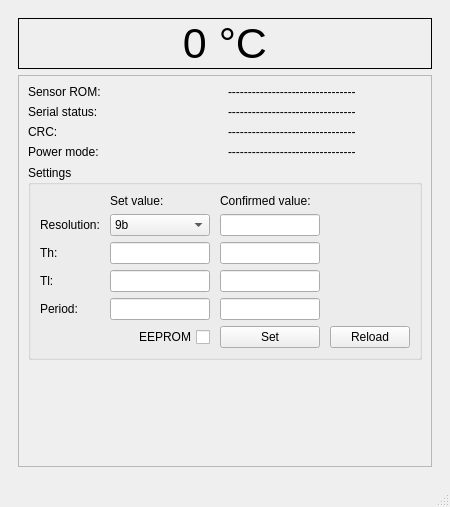
<?xml version="1.0" encoding="UTF-8"?>
<ui version="4.0">
 <class>MainWindow</class>
 <widget class="QMainWindow" name="MainWindow">
  <property name="geometry">
   <rect>
    <x>0</x>
    <y>0</y>
    <width>431</width>
    <height>507</height>
   </rect>
  </property>
  <property name="windowTitle">
   <string>MainWindow</string>
  </property>
  <widget class="QWidget" name="centralwidget">
   <layout class="QVBoxLayout" name="verticalLayout_2">
    <item>
     <widget class="QWidget" name="widget" native="true">
      <layout class="QVBoxLayout" name="verticalLayout">
       <item>
        <widget class="QLabel" name="lbl_temperature">
         <property name="maximumSize">
          <size>
           <width>16777215</width>
           <height>64</height>
          </size>
         </property>
         <property name="font">
          <font>
           <family>Segoe UI</family>
           <pointsize>32</pointsize>
           <weight>50</weight>
           <italic>false</italic>
           <bold>false</bold>
           <strikeout>false</strikeout>
           <kerning>true</kerning>
          </font>
         </property>
         <property name="frameShape">
          <enum>QFrame::Box</enum>
         </property>
         <property name="text">
          <string>0 °C</string>
         </property>
         <property name="alignment">
          <set>Qt::AlignCenter</set>
         </property>
        </widget>
       </item>
       <item>
        <widget class="QFrame" name="frame_2">
         <property name="frameShape">
          <enum>QFrame::StyledPanel</enum>
         </property>
         <property name="frameShadow">
          <enum>QFrame::Raised</enum>
         </property>
         <layout class="QGridLayout" name="gridLayout">
          <item row="2" column="0">
           <widget class="QLabel" name="label_3">
            <property name="text">
             <string>CRC:</string>
            </property>
           </widget>
          </item>
          <item row="1" column="1">
           <widget class="QLabel" name="lbl_serialStatus">
            <property name="text">
             <string>--------------------------------</string>
            </property>
            <property name="alignment">
             <set>Qt::AlignLeading|Qt::AlignLeft|Qt::AlignVCenter</set>
            </property>
           </widget>
          </item>
          <item row="5" column="0">
           <spacer name="verticalSpacer">
            <property name="orientation">
             <enum>Qt::Vertical</enum>
            </property>
            <property name="sizeHint" stdset="0">
             <size>
              <width>20</width>
              <height>40</height>
             </size>
            </property>
           </spacer>
          </item>
          <item row="0" column="0">
           <widget class="QLabel" name="label">
            <property name="text">
             <string>Sensor ROM:</string>
            </property>
           </widget>
          </item>
          <item row="1" column="0">
           <widget class="QLabel" name="label_2">
            <property name="text">
             <string>Serial status:</string>
            </property>
           </widget>
          </item>
          <item row="3" column="1">
           <widget class="QLabel" name="lblpowerMode">
            <property name="text">
             <string>--------------------------------</string>
            </property>
            <property name="alignment">
             <set>Qt::AlignLeading|Qt::AlignLeft|Qt::AlignVCenter</set>
            </property>
           </widget>
          </item>
          <item row="0" column="1">
           <widget class="QLabel" name="lbl_rom">
            <property name="text">
             <string>--------------------------------</string>
            </property>
            <property name="alignment">
             <set>Qt::AlignLeading|Qt::AlignLeft|Qt::AlignVCenter</set>
            </property>
           </widget>
          </item>
          <item row="3" column="0">
           <widget class="QLabel" name="label_4">
            <property name="text">
             <string>Power mode:</string>
            </property>
           </widget>
          </item>
          <item row="2" column="1">
           <widget class="QLabel" name="lbl_crc">
            <property name="text">
             <string>--------------------------------</string>
            </property>
            <property name="alignment">
             <set>Qt::AlignLeading|Qt::AlignLeft|Qt::AlignVCenter</set>
            </property>
           </widget>
          </item>
          <item row="4" column="0" colspan="2">
           <widget class="QGroupBox" name="groupBox">
            <property name="title">
             <string>Settings</string>
            </property>
            <layout class="QGridLayout" name="gridLayout_2">
             <property name="horizontalSpacing">
              <number>10</number>
             </property>
             <item row="1" column="0">
              <widget class="QLabel" name="label_5">
               <property name="minimumSize">
                <size>
                 <width>60</width>
                 <height>0</height>
                </size>
               </property>
               <property name="text">
                <string>Resolution:</string>
               </property>
              </widget>
             </item>
             <item row="3" column="1">
              <widget class="QLineEdit" name="leTlSet">
               <property name="minimumSize">
                <size>
                 <width>100</width>
                 <height>0</height>
                </size>
               </property>
               <property name="maximumSize">
                <size>
                 <width>100</width>
                 <height>16777215</height>
                </size>
               </property>
               <property name="readOnly">
                <bool>false</bool>
               </property>
               <property name="clearButtonEnabled">
                <bool>false</bool>
               </property>
              </widget>
             </item>
             <item row="4" column="0">
              <widget class="QLabel" name="label_10">
               <property name="minimumSize">
                <size>
                 <width>60</width>
                 <height>0</height>
                </size>
               </property>
               <property name="text">
                <string>Period:</string>
               </property>
              </widget>
             </item>
             <item row="4" column="1">
              <widget class="QLineEdit" name="lePeriodSet">
               <property name="minimumSize">
                <size>
                 <width>100</width>
                 <height>0</height>
                </size>
               </property>
               <property name="maximumSize">
                <size>
                 <width>100</width>
                 <height>16777215</height>
                </size>
               </property>
               <property name="text">
                <string/>
               </property>
               <property name="readOnly">
                <bool>false</bool>
               </property>
               <property name="clearButtonEnabled">
                <bool>false</bool>
               </property>
              </widget>
             </item>
             <item row="0" column="1">
              <widget class="QLabel" name="label_6">
               <property name="text">
                <string>Set value:</string>
               </property>
              </widget>
             </item>
             <item row="2" column="1">
              <widget class="QLineEdit" name="leThSet">
               <property name="minimumSize">
                <size>
                 <width>100</width>
                 <height>0</height>
                </size>
               </property>
               <property name="maximumSize">
                <size>
                 <width>100</width>
                 <height>16777215</height>
                </size>
               </property>
               <property name="readOnly">
                <bool>false</bool>
               </property>
               <property name="clearButtonEnabled">
                <bool>false</bool>
               </property>
              </widget>
             </item>
             <item row="2" column="0">
              <widget class="QLabel" name="label_8">
               <property name="minimumSize">
                <size>
                 <width>60</width>
                 <height>0</height>
                </size>
               </property>
               <property name="text">
                <string>Th:</string>
               </property>
              </widget>
             </item>
             <item row="3" column="0">
              <widget class="QLabel" name="label_9">
               <property name="minimumSize">
                <size>
                 <width>60</width>
                 <height>0</height>
                </size>
               </property>
               <property name="text">
                <string>Tl:</string>
               </property>
              </widget>
             </item>
             <item row="2" column="2">
              <widget class="QLineEdit" name="leThConfirm">
               <property name="minimumSize">
                <size>
                 <width>100</width>
                 <height>0</height>
                </size>
               </property>
               <property name="maximumSize">
                <size>
                 <width>100</width>
                 <height>16777215</height>
                </size>
               </property>
               <property name="readOnly">
                <bool>true</bool>
               </property>
               <property name="clearButtonEnabled">
                <bool>false</bool>
               </property>
              </widget>
             </item>
             <item row="1" column="3">
              <spacer name="horizontalSpacer">
               <property name="orientation">
                <enum>Qt::Horizontal</enum>
               </property>
               <property name="sizeHint" stdset="0">
                <size>
                 <width>40</width>
                 <height>20</height>
                </size>
               </property>
              </spacer>
             </item>
             <item row="4" column="2">
              <widget class="QLineEdit" name="lePeriodConfirm">
               <property name="minimumSize">
                <size>
                 <width>100</width>
                 <height>0</height>
                </size>
               </property>
               <property name="maximumSize">
                <size>
                 <width>100</width>
                 <height>16777215</height>
                </size>
               </property>
               <property name="readOnly">
                <bool>true</bool>
               </property>
               <property name="clearButtonEnabled">
                <bool>false</bool>
               </property>
              </widget>
             </item>
             <item row="1" column="2">
              <widget class="QLineEdit" name="leResolution">
               <property name="minimumSize">
                <size>
                 <width>100</width>
                 <height>0</height>
                </size>
               </property>
               <property name="maximumSize">
                <size>
                 <width>100</width>
                 <height>16777215</height>
                </size>
               </property>
               <property name="readOnly">
                <bool>true</bool>
               </property>
               <property name="clearButtonEnabled">
                <bool>false</bool>
               </property>
              </widget>
             </item>
             <item row="1" column="1">
              <widget class="QComboBox" name="cbResolution">
               <property name="minimumSize">
                <size>
                 <width>0</width>
                 <height>0</height>
                </size>
               </property>
               <item>
                <property name="text">
                 <string>9b</string>
                </property>
               </item>
               <item>
                <property name="text">
                 <string>10b</string>
                </property>
               </item>
               <item>
                <property name="text">
                 <string>11b</string>
                </property>
               </item>
               <item>
                <property name="text">
                 <string>12b</string>
                </property>
               </item>
              </widget>
             </item>
             <item row="0" column="2">
              <widget class="QLabel" name="label_7">
               <property name="text">
                <string>Confirmed value:</string>
               </property>
              </widget>
             </item>
             <item row="3" column="2">
              <widget class="QLineEdit" name="leTlConfirm">
               <property name="minimumSize">
                <size>
                 <width>100</width>
                 <height>0</height>
                </size>
               </property>
               <property name="maximumSize">
                <size>
                 <width>100</width>
                 <height>16777215</height>
                </size>
               </property>
               <property name="readOnly">
                <bool>true</bool>
               </property>
               <property name="clearButtonEnabled">
                <bool>false</bool>
               </property>
              </widget>
             </item>
             <item row="5" column="2">
              <widget class="QPushButton" name="pbSet">
               <property name="text">
                <string>Set</string>
               </property>
              </widget>
             </item>
             <item row="5" column="3">
              <widget class="QPushButton" name="pbReload">
               <property name="text">
                <string>Reload</string>
               </property>
              </widget>
             </item>
             <item row="5" column="1">
              <widget class="QCheckBox" name="checkBox">
               <property name="layoutDirection">
                <enum>Qt::RightToLeft</enum>
               </property>
               <property name="text">
                <string>EEPROM</string>
               </property>
              </widget>
             </item>
            </layout>
           </widget>
          </item>
         </layout>
        </widget>
       </item>
      </layout>
     </widget>
    </item>
   </layout>
  </widget>
  <widget class="QMenuBar" name="menubar">
   <property name="geometry">
    <rect>
     <x>0</x>
     <y>0</y>
     <width>431</width>
     <height>21</height>
    </rect>
   </property>
  </widget>
  <widget class="QStatusBar" name="statusbar"/>
 </widget>
 <resources/>
 <connections/>
</ui>
